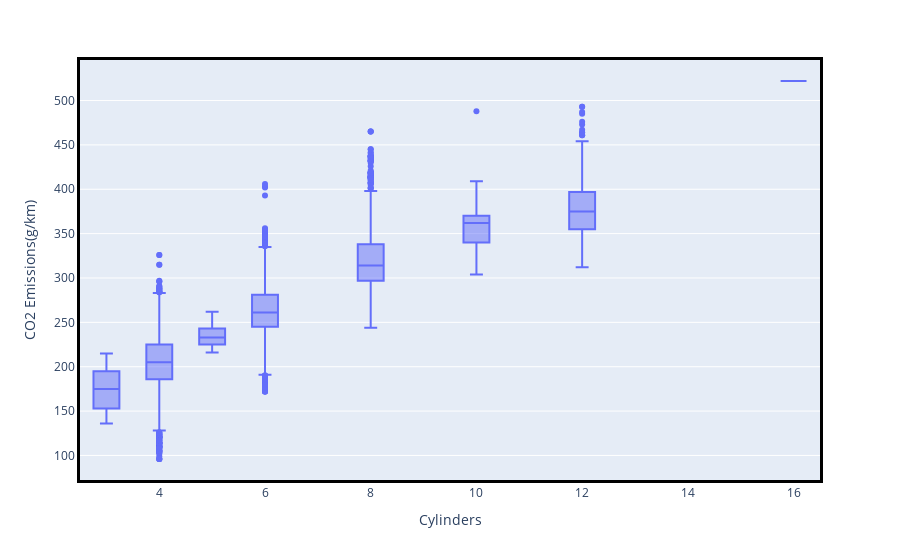

This figure's notebook cell:
### Code cell
# plotly 테두리 강조하기
fig = px.box(
    df_co2,
    x='Cylinders', 
    y='CO2 Emissions(g/km)'
)
# X축 테두리
fig.update_xaxes(
    showline=True,         
    linecolor='black',  
    linewidth=3,          
    mirror=True            
)

# Y축 테두리
fig.update_yaxes(
    showline=True,
    linecolor='black',
    linewidth=3,
    mirror=True
)

fig.show()

### Figure 1 — Plotly figure (JSON) as saved in the notebook; plotly's stock layout.template omitted (floating-point values rounded to 4 significant figures; data arrays with more than 128 entries replaced by an {"elided": "..."} marker saying what was removed)
{"data": [{"alignmentgroup": "True", "hovertemplate": "Cylinders=%{x}<br>CO2 Emissions(g/km)=%{y}<extra></extra>", "legendgroup": "", "marker": {"color": "#636efa"}, "name": "", "notched": false, "offsetgroup": "", "orientation": "v", "showlegend": false, "type": "box", "x": {"elided": "7385 int values"}, "x0": " ", "xaxis": "x", "y": {"elided": "7385 int values"}, "y0": " ", "yaxis": "y"}], "layout": {"boxmode": "group", "legend": {"tracegroupgap": 0}, "margin": {"t": 60}, "xaxis": {"anchor": "y", "domain": [0, 1], "linecolor": "black", "linewidth": 3, "mirror": true, "showline": true, "title": {"text": "Cylinders"}}, "yaxis": {"anchor": "x", "domain": [0, 1], "linecolor": "black", "linewidth": 3, "mirror": true, "showline": true, "title": {"text": "CO2 Emissions(g/km)"}}}}
